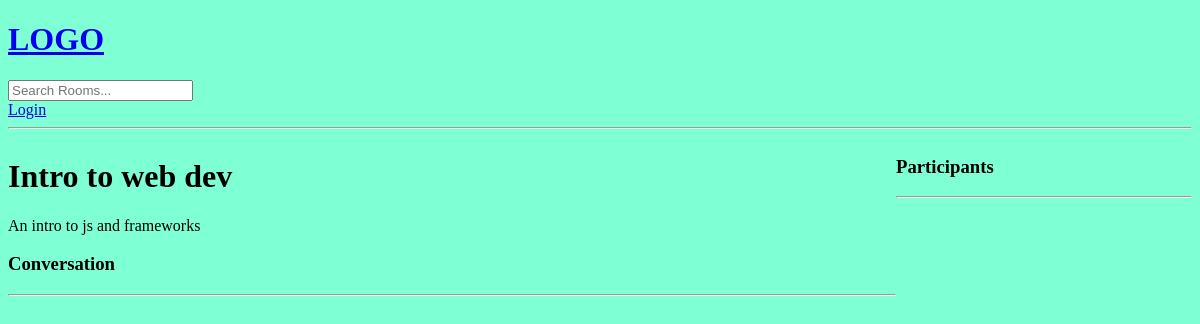
The app's page /room/5, older data.
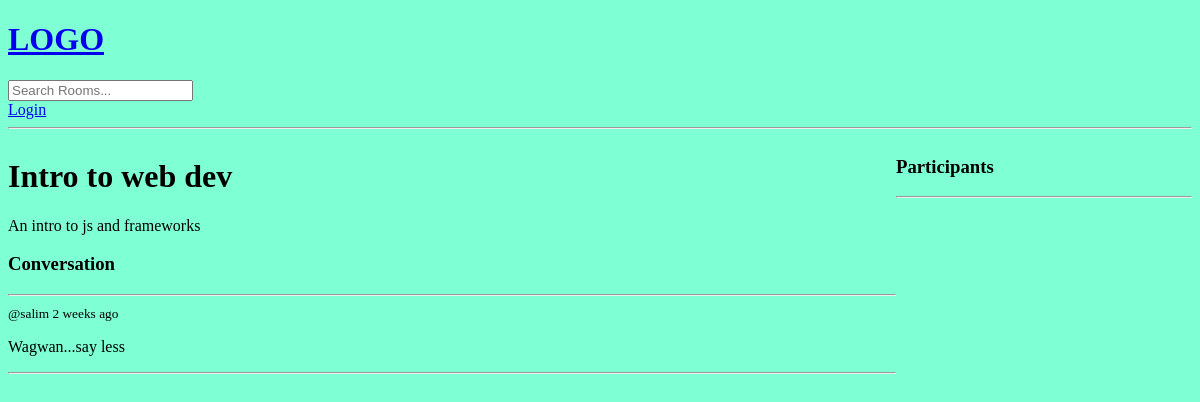
The same page, newer data.
### base/models.py (models this page shows, shortened)
class Room(models.Model):
    host= models.ForeignKey(User, on_delete=models.SET_NULL, null=True)
    topic=  models.ForeignKey(Topic, on_delete=models.SET_NULL, null=True)
    name= models.CharField(max_length=200)
    description =models.TextField(null=True, blank=True)
    participants = models.ManyToManyField(User, related_name='participantss', blank=True)
    updated = models.DateTimeField(auto_now=True)
    created = models.DateTimeField(auto_now_add=True)
    class Meta:
         ordering = ['-updated', '-created']

class Message(models.Model):
        user= models.ForeignKey(User, on_delete=models.CASCADE)
        room = models.ForeignKey(Room, on_delete=models.CASCADE)
        body = models.TextField()
        updated = models.DateTimeField(auto_now=True)
        created = models.DateTimeField(auto_now_add=True)
        class Meta:
            ordering = ['-updated', '-created']

### base/views.py (the view, shortened to what this page needs)
# urls.py: path('room/<str:pk>', views.room, name="room"),
def room(request, pk):
    room = Room.objects.get(id=pk)
    room_messages = room.message_set.all()
    participants = room.participants.all()
    context = {'room': room, 'room_messages': room_messages, 'participants':participants }
    return render(request, 'base/room.html', context )

### base/templates/base/room.html (shortened to what this page needs)
{% extends 'main.html' %}
{% block content %}
<div class="room-container">
    <div>
        <h1>{{room.name}}</h1>
        <p>{{room.description}}</p>
        <div class="comment-wrapper">
            <h3>Conversation</h3>
            <hr>
            {% for message in room_messages %}
                <div>
                    <small>@{{message.user}} {{message.created|timesince}} ago</small>
                    <p>{{message.body}}</p>
                    <hr>
                </div>
            {% endfor %}
        </div>
    </div>
    <div>
        <h3>Participants</h3>
        <hr>
    </div>
</div>
{% endblock  %}

### templates/main.html (shortened to what this page needs)
<!DOCTYPE html>
{% load static %}
<html>
<head>
    <link rel='stylesheet' type='text/css' media='screen' href="{% static 'styles/main.css' %}">
</head>
<body>
    {% include 'navbar.html' %}
    {% block content  %}
    {% endblock %}
</body>
</html>

### templates/navbar.html
<a href="/">
    <h1>LOGO</h1>
</a>
<form method="GET" action="{% url 'home' %}">
    <input type="text" name="q" placeholder="Search Rooms..."/>
</form>
{% if request.user.is_authenticated %}
<p>Hello {{request.user}}</p>
<a href="{% url 'logout' %}">Logout</a>
{% else %}
<a href="{% url 'login' %}">Login</a>
{% endif %}
<hr>

### static/styles/main.css (style rules this page uses)
body { background-color: aquamarine; }

### base/templates/base/room.html (style rules this page uses)
.room-container { display: grid; grid-template-columns : 3fr 1fr; }

Row changes from the older to the newer data that the page shows:
added Message: user "salim", created "2 weeks", body "Wagwan...say less"
